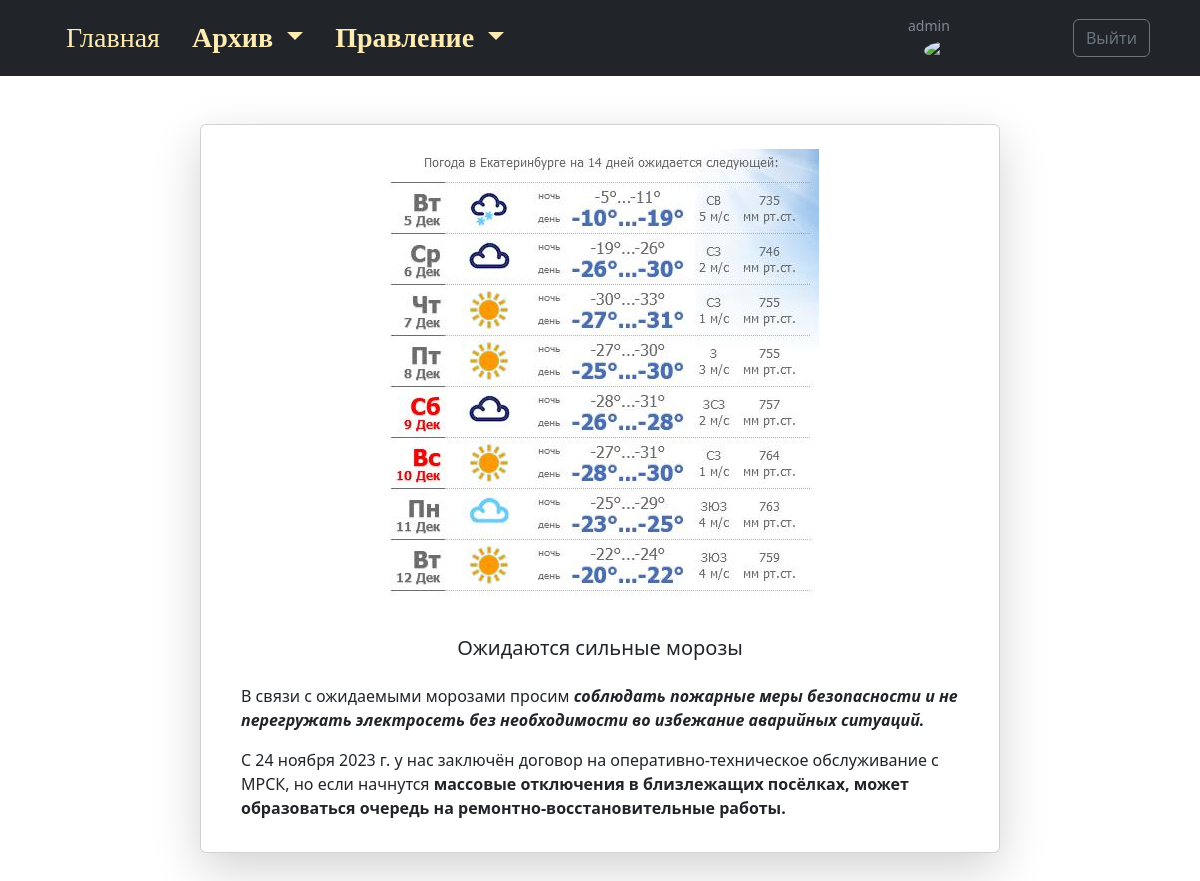
The page /news/post/4 (signed in) on the database its author committed.
### app_news/models.py (models this page shows, shortened)
class Post(models.Model):
    ACTUAL = 'ACT'
    ARCHIVE = 'ARC'
    STATUS = (
        (ACTUAL, 'Актуально'),
        (ARCHIVE, 'Архив'),
    )
    dateCreation = models.DateTimeField(
        auto_now_add=True, verbose_name='Дата создания')
    title = models.CharField(max_length=128, verbose_name='Заголовок поста')
    overview = models.TextField(null=True, blank=True, verbose_name='Обзор')
    text = models.TextField(null=True, blank=True, verbose_name='Текст поста')
    order = models.DecimalField(max_digits=2, decimal_places=0, default=0, verbose_name='Порядковый №')
    status = models.CharField(max_length=3, choices=STATUS, default=ACTUAL, verbose_name='Статус')
    picture = models.ImageField(
        upload_to="pictures/%Y/%m/%d/", verbose_name='Изображение')
    class Meta:
        verbose_name = 'Пост'
        verbose_name_plural = 'Посты'
        ordering = ['order']

### app_news/views.py (the view)
# urls.py: path('post/<int:pk>', post, name='post'),
def post(request, pk):
    post = Post.objects.get(id=pk)
    title = post.title
    context = {
        'post': post,
        'title': title,
    }
    return render(request, "app_news/post.html", context)

### app_news/templates/app_news/post.html (shortened to what this page needs)
{% extends 'app_core/base.html' %} {% block content %}
<section class="py-5">
  <div class="container">
    <div class="row">
      <center>
        <div class="card shadow-lg mb-3" style="max-width: 800px">
          <div class="row g-0">
            <div class="h-25 p-4">
              <img
                src="{{ post.picture.url }}"
                class="img-fluid rounded-start"
                alt="post photo"
              />
            </div>
            <div class="card-body">
              <h5 class="card-title pb-3">{{ post.title }}</h5>
              <div class="card-text text-start px-4" align="justify">
                {% autoescape off %} {{ post.text|linebreaks }}
                {%endautoescape%}
              </div>
            </div>
          </div>
        </div>
      </center>
    </div>
  </div>
</section>
{% endblock content %}

### app_core/templates/app_core/base.html (shortened to what this page needs)
<!DOCTYPE html>
<html lang="en">
  <head>
    {% load static %}
    <link rel="stylesheet" href="{% static 'app_core/css/fonts.css' %}" />
    <link
      href="{% static 'app_core/vendor/fontawesome-free/css/all.min.css' %}"
      rel="stylesheet"
      type="text/css"
    />
    <link
      href="{% static 'app_core/css/sb-admin-2.min.css' %}"
      rel="stylesheet"
    />
    <link
      href="https://cdn.jsdelivr.net/npm/bootstrap@5.2.3/dist/css/bootstrap.min.css"
      rel="stylesheet"
    />
    <link href="{% static 'app_core/css/my_styles.css' %}" rel="stylesheet" />
    <link
      href="https://cdn.jsdelivr.net/npm/jarallax@2/dist/jarallax.min.css"
      rel="stylesheet"
    />
  </head>
  <body>
    <nav class="navbar navbar-expand-lg px-3 navbar-dark bg-dark">
      <div class="container-lg">
        <div class="collapse navbar-collapse" id="navbarText">
          <ul class="navbar-nav me-auto mb-2 mb-lg-0">
            <li class="nav-item">
              <a
                class="nav-link active me-3 fs-3 transform"
                style="color: #ffecb3; font-family: Lobster"
                aria-current="page"
                href="{% url 'home' %}"
                >Главная
              </a>
            </li>
            <li class="nav-item dropdown">
              <a
                class="nav-link dropdown-toggle fs-3 me-3 transform"
                style="color: #ffecb3; font-family: Lobster"
                href="#"
                role="button"
                data-bs-toggle="dropdown"
                aria-expanded="false"
              >
                <strong>Архив</strong>
              </a>
            </li>
            <li class="nav-item dropdown">
              <a
                class="nav-link dropdown-toggle fs-3 me-3 transform"
                style="color: #ffecb3; font-family: Lobster"
                href="#"
                role="button"
                data-bs-toggle="dropdown"
                aria-expanded="false"
              >
                <strong>Правление</strong>
              </a>
            </li>
          </ul>
          {% if request.user.is_authenticated %}
          <div
            class="d-flex align-items-center justify-content-between"
            style="width: 250px"
          >
            <div class="d-none d-lg-inline">
              <span class="d-none d-lg-inline text-gray-600 small"
                >{{ request.user }}</span
              >
              <img
                class="img-profile d-none d-lg-inline rounded-circle ml-3"
                src="{% static 'app_core/img/undraw_profile.svg' %}"
                alt="user's icon"
              />
            </div>
            <div class="m-2">
              <a class="btn btn-outline-secondary" href="{% url 'logout' %}">
                Выйти
              </a>
            </div>
          </div>
          {% else %}
          <div class="row m-2">
            <a class="btn btn-outline-secondary" href="{% url 'login' %}">
              Войти
            </a>
          </div>
          {% endif %}
        </div>
      </div>
    </nav>
    {% block content %} {% endblock content %}
  </body>
</html>

### app_core/static/app_core/css/my_styles.css (style rules this page uses)
.img-profile { height: 2rem; width: 2rem; }

### rows shown on the page
Post: picture (picture), title "Ожидаются сильные морозы", text "В связи с ожидаемыми морозами просим соблюдать пожарные меры безопасности и не перегружать электросеть без необходимости во избежание аварийных ситуаций. С 24 ноября 2023 г. у нас заключён договор на оперативно-техническое обслуживание с МРСК, но если начнутся массовые отключения в близлежащих посёлках, может образоваться очередь на ремонтно-восстановительные работы."

### other values the page prints
{{ request.user }} "admin"
